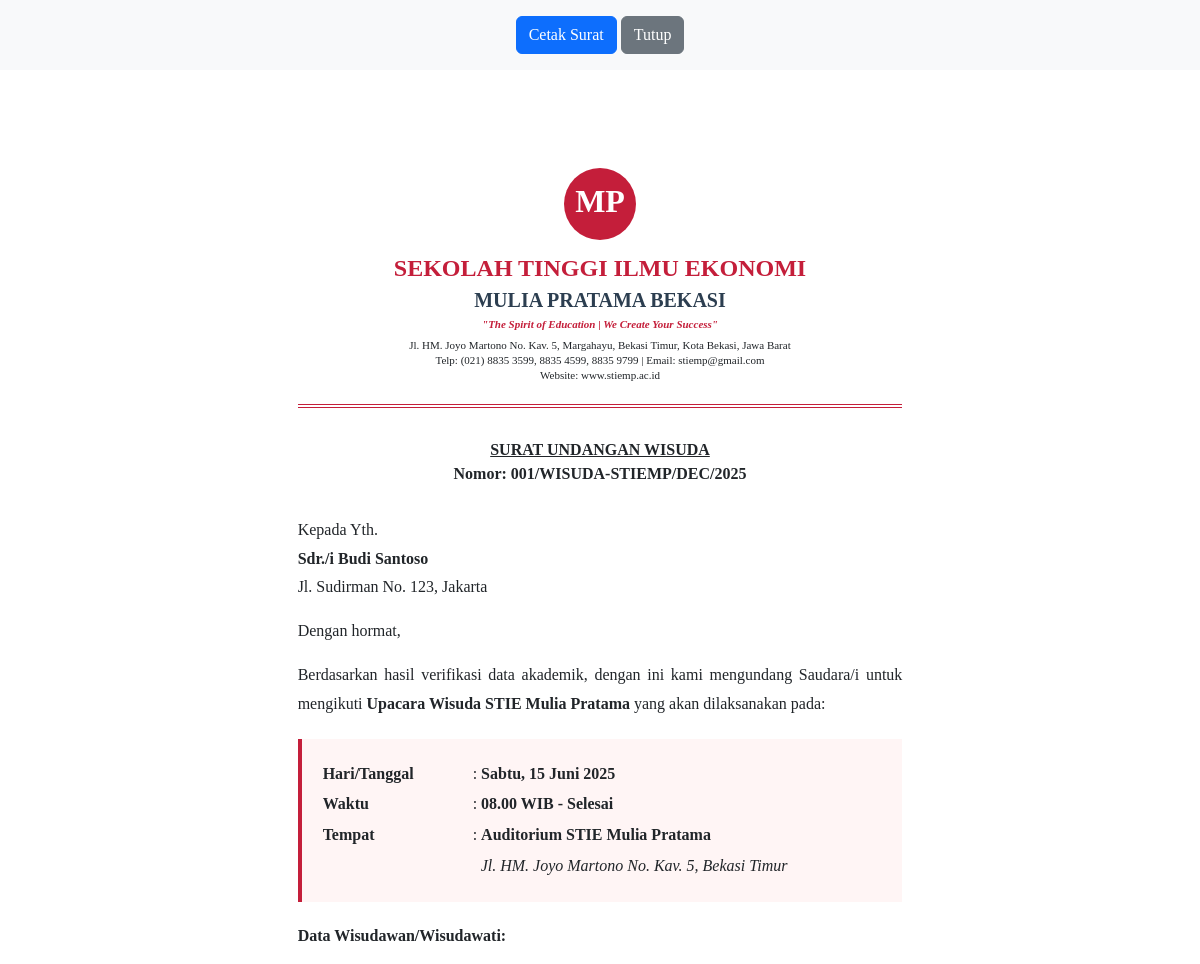
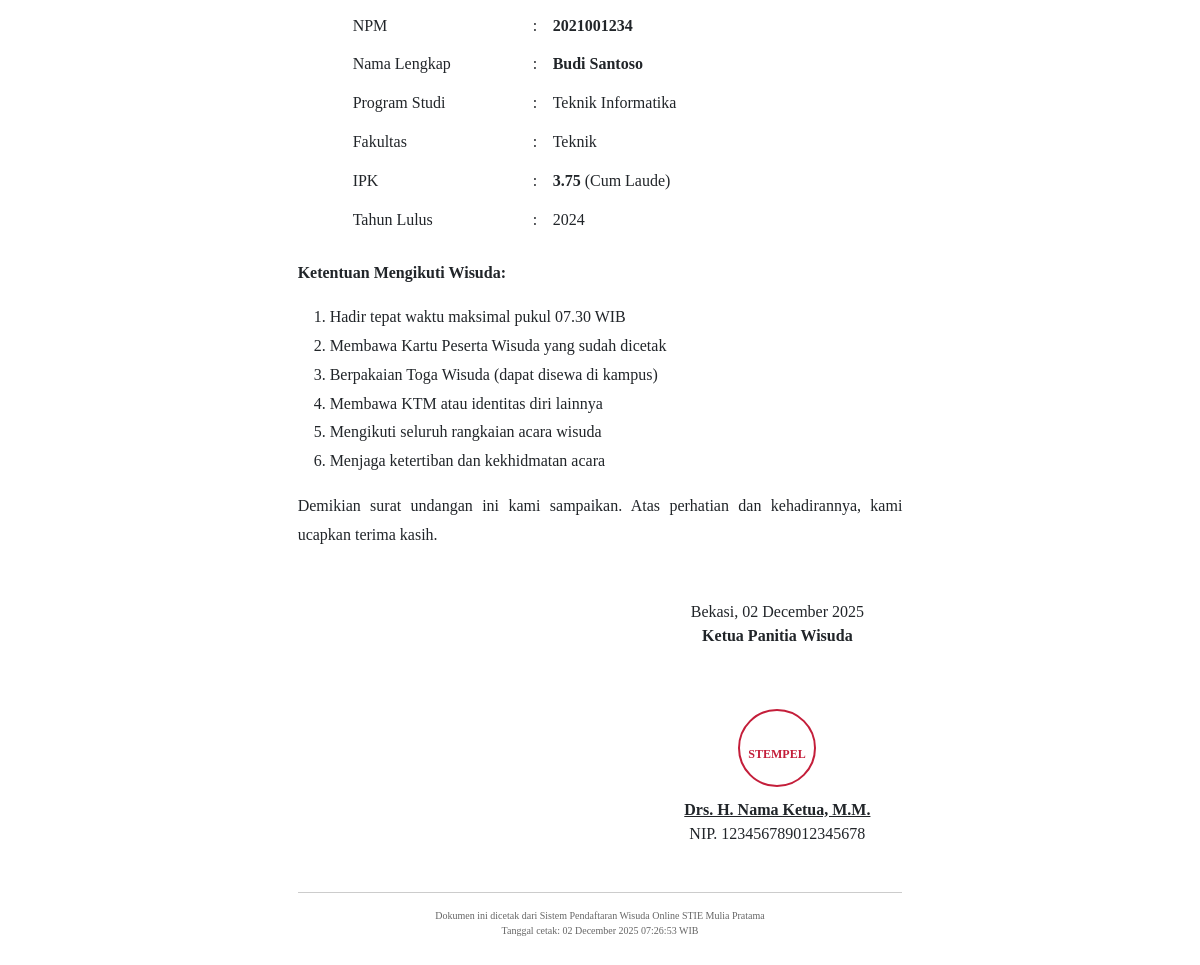
The page /surat_undangan.php?id=1 (signed in) on the database its author committed (2 pictures, top to bottom).
### tables this page shows
CREATE TABLE IF NOT EXISTS pendaftaran_wisuda (
    id INT(11) AUTO_INCREMENT PRIMARY KEY,
    user_id INT(11) NOT NULL,
    npm VARCHAR(20) NOT NULL UNIQUE,
    nama_lengkap VARCHAR(100) NOT NULL,
    tempat_lahir VARCHAR(50) NOT NULL,
    tanggal_lahir DATE NOT NULL,
    jenis_kelamin ENUM('Laki-laki', 'Perempuan') NOT NULL,
    alamat TEXT NOT NULL,
    no_telp VARCHAR(15) NOT NULL,
    email VARCHAR(100) NOT NULL,
    program_studi VARCHAR(100) NOT NULL,
    fakultas VARCHAR(100) NOT NULL,
    ipk DECIMAL(3,2) NOT NULL,
    tahun_lulus YEAR NOT NULL,
    
     
    foto_formal VARCHAR(255) DEFAULT NULL,
    surat_lulus VARCHAR(255) DEFAULT NULL,
    transkrip_nilai VARCHAR(255) DEFAULT NULL,
    kuitansi_pembayaran VARCHAR(255) DEFAULT NULL,
    
     
    status_verifikasi ENUM('Pending', 'Terverifikasi', 'Ditolak') DEFAULT 'Pending',
    catatan_admin TEXT DEFAULT NULL,
    verified_by INT(11) DEFAULT NULL,
    verified_at DATETIME DEFAULT NULL,
    
    tanggal_daftar TIMESTAMP DEFAULT CURRENT_TIMESTAMP,
    
    FOREIGN KEY (user_id) REFERENCES users(id) ON DELETE CASCADE,
    FOREIGN KEY (verified_by) REFERENCES users(id) ON DELETE SET NULL
);

### config.php (called while the page is built, shortened)
<?php
$host = "localhost";
$username = "root";
$password = "";
$database = "db_wisuda";
$conn = mysqli_connect($host, $username, $password, $database);
mysqli_set_charset($conn, "utf8");
function clean_input($data) {
    global $conn;
    $data = trim($data);
    $data = stripslashes($data);
    $data = htmlspecialchars($data);
    $data = mysqli_real_escape_string($conn, $data);
    return $data;
}
?>

### surat_undangan.php (the view, shortened to what this page needs)
<?php
require_once 'config.php';
$id = isset($_GET['id']) ? clean_input($_GET['id']) : '';
$sql = "SELECT * FROM pendaftaran_wisuda WHERE id = '$id'";
$result = mysqli_query($conn, $sql);
$data = mysqli_fetch_assoc($result);
?>
<!DOCTYPE html>
<html lang="id">
<head>
    <link href="https://cdn.jsdelivr.net/npm/bootstrap@5.3.0/dist/css/bootstrap.min.css" rel="stylesheet">
</head>
<body>
    <div class="no-print text-center p-3 bg-light">
        <button onclick="window.print()" class="btn btn-primary">
            <i class="fas fa-print"></i> Cetak Surat
        </button>
        <button onclick="window.close()" class="btn btn-secondary">
            <i class="fas fa-times"></i> Tutup
        </button>
    </div>
    <div class="surat-container">
        <div class="kop-surat">
            <img alt="Logo STIE MP">
            <h3>SEKOLAH TINGGI ILMU EKONOMI</h3>
            <h4>MULIA PRATAMA BEKASI</h4>
            <p style="font-style: italic; color: #C41E3A; font-weight: bold;">
                "The Spirit of Education | We Create Your Success"
            </p>
            <p>
                Jl. HM. Joyo Martono No. Kav. 5, Margahayu, Bekasi Timur, Kota Bekasi, Jawa Barat<br>
                Telp: (021) 8835 3599, 8835 4599, 8835 9799 | Email: stiemp@gmail.com<br>
                Website: www.stiemp.ac.id
            </p>
        </div>
        <div class="nomor-surat">
            <u>SURAT UNDANGAN WISUDA</u><br>
            Nomor: <?php echo sprintf("%03d/WISUDA-STIEMP/%s/%d", $data['id'], strtoupper(date('M')), date('Y')); ?>
        </div>
        <div class="isi-surat">
            <p>Kepada Yth.<br>
            <strong>Sdr./i <?php echo $data['nama_lengkap']; ?></strong><br>
            <?php echo $data['alamat']; ?></p>
            <p>Dengan hormat,</p>
            <p>Berdasarkan hasil verifikasi data akademik, dengan ini kami mengundang Saudara/i untuk mengikuti <strong>Upacara Wisuda STIE Mulia Pratama</strong> yang akan dilaksanakan pada:</p>
            <div class="data-wisuda">
                <table style="width: 100%;">
                    <tr>
                        <td width="150"><strong>Hari/Tanggal</strong></td>
                        <td>: <strong>Sabtu, 15 Juni 2025</strong></td>
                    </tr>
                    <tr>
                        <td><strong>Waktu</strong></td>
                        <td>: <strong>08.00 WIB - Selesai</strong></td>
                    </tr>
                    <tr>
                        <td><strong>Tempat</strong></td>
                        <td>: <strong>Auditorium STIE Mulia Pratama</strong></td>
                    </tr>
                    <tr>
                        <td></td>
                        <td>&nbsp;&nbsp;<em>Jl. HM. Joyo Martono No. Kav. 5, Bekasi Timur</em></td>
                    </tr>
                </table>
            </div>
            <p><strong>Data Wisudawan/Wisudawati:</strong></p>
            <div class="data-mahasiswa">
                <table>
                    <tr>
                        <td width="180">NPM</td>
                        <td width="20">:</td>
                        <td><strong><?php echo $data['npm']; ?></strong></td>
                    </tr>
                    <tr>
                        <td>Nama Lengkap</td>
                        <td>:</td>
                        <td><strong><?php echo $data['nama_lengkap']; ?></strong></td>
                    </tr>
                    <tr>
                        <td>Program Studi</td>
                        <td>:</td>
                        <td><?php echo $data['program_studi']; ?></td>
                    </tr>
                    <tr>
                        <td>Fakultas</td>
                        <td>:</td>
                        <td><?php echo $data['fakultas']; ?></td>
                    </tr>
                    <tr>
                        <td>IPK</td>
                        <td>:</td>
                        <td><strong><?php echo $data['ipk']; ?></strong>
                            (<?php
                            if ($data['ipk'] >= 3.5) echo "Cum Laude";
                            elseif ($data['ipk'] >= 3.0) echo "Sangat Memuaskan";
                            elseif ($data['ipk'] >= 2.75) echo "Memuaskan";
                            else echo "Cukup";
                            ?>)
                        </td>
                    </tr>
                    <tr>
                        <td>Tahun Lulus</td>
                        <td>:</td>
                        <td><?php echo $data['tahun_lulus']; ?></td>
                    </tr>
                </table>
            </div>
            <p><strong>Ketentuan Mengikuti Wisuda:</strong></p>
            <ol>
                <li>Hadir tepat waktu maksimal pukul 07.30 WIB</li>
                <li>Membawa Kartu Peserta Wisuda yang sudah dicetak</li>
                <li>Berpakaian Toga Wisuda (dapat disewa di kampus)</li>
                <li>Membawa KTM atau identitas diri lainnya</li>
                <li>Mengikuti seluruh rangkaian acara wisuda</li>
                <li>Menjaga ketertiban dan kekhidmatan acara</li>
            </ol>
            <p>Demikian surat undangan ini kami sampaikan. Atas perhatian dan kehadirannya, kami ucapkan terima kasih.</p>
        </div>
        <div class="ttd-section">
            <div class="ttd-box">
                <p>Bekasi, <?php echo date('d F Y'); ?><br>
                <strong>Ketua Panitia Wisuda</strong></p>
                <div style="margin: 60px 0 10px 0;">
                    <img alt="Stempel" style="width: 80px;">
                </div>
                <p><strong><u>Drs. H. Nama Ketua, M.M.</u></strong><br>
                NIP. 123456789012345678</p>
            </div>
        </div>
        <div style="margin-top: 30px; padding-top: 15px; border-top: 1px solid #ccc; font-size: 10px; text-align: center; color: #666;">
            <p>Dokumen ini dicetak dari Sistem Pendaftaran Wisuda Online STIE Mulia Pratama<br>
            Tanggal cetak: <?php echo date('d F Y H:i:s'); ?> WIB</p>
        </div>
    </div>
</body>
</html>

### surat_undangan.php (style rules this page uses)
body { font-family: 'Times New Roman', serif; }
.surat-container { width: 210mm; min-height: 297mm; margin: 0 auto; padding: 25mm; background: white; }
.kop-surat { text-align: center; border-bottom: 4px double #C41E3A; padding-bottom: 15px; margin-bottom: 30px; }
.kop-surat img { width: 80px; height: 80px; }
.kop-surat h3 { margin: 10px 0 5px 0; font-size: 24px; font-weight: bold; color: #C41E3A; }
.kop-surat h4 { margin: 0; font-size: 20px; font-weight: bold; color: #2C3E50; }
.kop-surat p { margin: 5px 0; font-size: 11px; line-height: 1.4; }
.nomor-surat { text-align: center; margin: 20px 0; font-weight: bold; }
.isi-surat { text-align: justify; line-height: 1.8; margin: 30px 0; }
.isi-surat p { margin-bottom: 15px; }
.data-mahasiswa { margin: 20px 0 20px 50px; }
.data-mahasiswa table { width: 100%; }
.data-mahasiswa td { padding: 5px; }
.data-wisuda { background: #FFF5F5; border-left: 4px solid #C41E3A; padding: 20px; margin: 20px 0; }
.ttd-section { margin-top: 50px; text-align: right; }
.ttd-box { display: inline-block; text-align: center; min-width: 250px; }

### rows shown on the page
pendaftaran_wisuda: id "001", nama_lengkap "Budi Santoso", alamat "Jl. Sudirman No. 123, Jakarta", npm "2021001234", program_studi "Teknik Informatika", fakultas "Teknik", ipk "3.75", tahun_lulus "2024"
